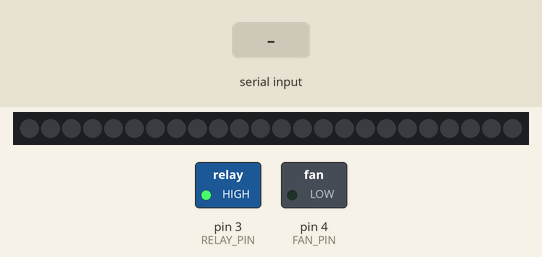
Simulated run of this sketch. Board: Arduino Uno, built with avr-gcc and run on an emulated ATmega328P. On the bench: 24 RGB LEDs in strip order, left to right, switched loads named in the sketch (green lamp = pin HIGH). The test bench sets the inputs (shaded band). Dim RGB values are drawn brighter than linear; colours are those a GRB WS2812 strip shows for the declared byte order.

Above: at 1.2 s.
1.3 s: "L" received over Serial
At 2.0 s:
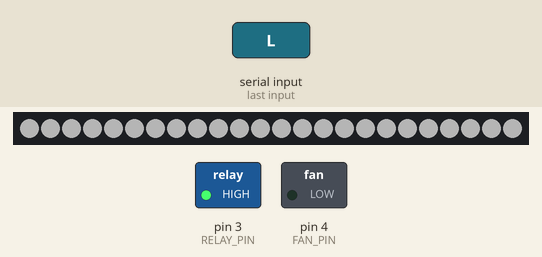
2.8 s: "l" received over Serial
At 3.2 s:
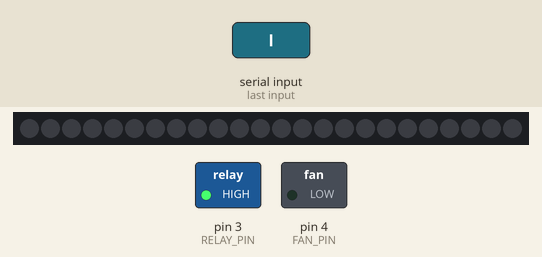
4.3 s: "V" received over Serial
At 5.5 s:
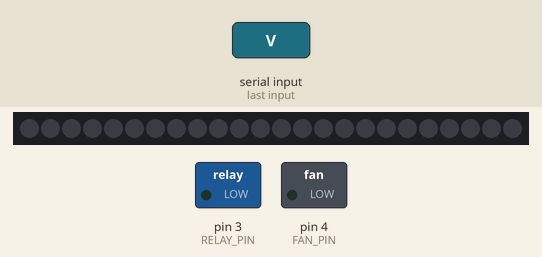
5.8 s: "F" received over Serial
At 6.6 s:
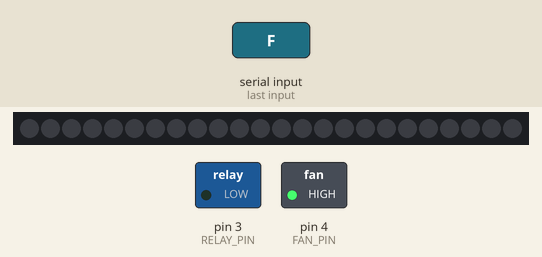
7.3 s: "v" received over Serial
At 7.7 s:
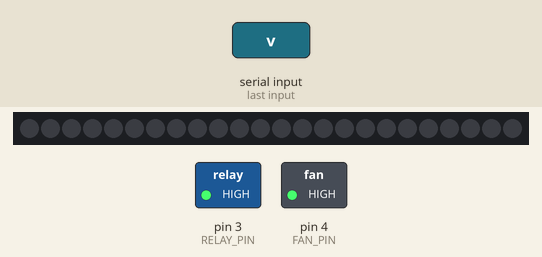
8.8 s: "f" received over Serial
At 10.1 s:
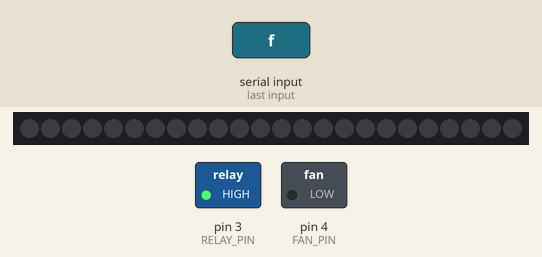
Timing chart, 0 to 11.3 s (numbered marks = the images above; inputs shaded):
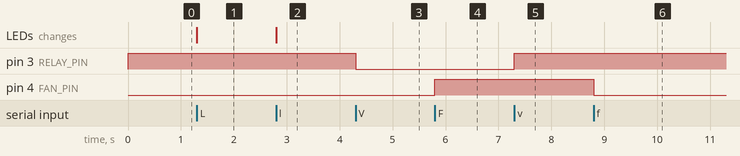

Measured:
- after the input at 1.3 s, the LEDs: change at once (image 1)
- after the input at 2.8 s, the LEDs: change at once (image 2)
- after the input at 4.3 s, pin 3 (RELAY_PIN): HIGH → LOW at once
- after the input at 5.8 s, pin 4 (FAN_PIN): LOW → HIGH at once
- after the input at 7.3 s, pin 3 (RELAY_PIN): LOW → HIGH at once
- after the input at 8.8 s, pin 4 (FAN_PIN): HIGH → LOW at once

The sketch:

python_relay_control.ino
```cpp
//Combined Lights, Fan and Relay Control

#include <FastLED.h>

#define NUM_STRIPS 2
#define NUM_LEDS_PER_STRIP1 24
#define NUM_LEDS_PER_STRIP2 12

unsigned long startTime;
unsigned long LedTime;
CRGB leds[NUM_LEDS_PER_STRIP1];
CLEDController * controllers[NUM_STRIPS];
uint8_t gBrightness = 64;

int incomingByte = 0;
const int RELAY_PIN = 3;
const int FAN_PIN = 4;


void setup() {
  // put your setup code here, to run once:
  Serial.begin(9600);

  pinMode(RELAY_PIN, OUTPUT);
  digitalWrite(RELAY_PIN, HIGH);

  pinMode(FAN_PIN, OUTPUT);
  digitalWrite(FAN_PIN, LOW);

  startTime = millis();
  controllers[0] = &FastLED.addLeds<WS2812,5>(leds, NUM_LEDS_PER_STRIP1);
  //controllers[1] = &FastLED.addLeds<WS2812,5>(leds, NUM_LEDS_PER_STRIP2);

}

void loop() {
  // put your main code here, to run repeatedly:
  /*
  //If 'F' is sent to arduino (initial Fill)
  if(incomingByte == 70 && initial_filled == false){
    initial_fill();
    initial_filled = true;
  }

  //If 'D' is sent to arduino (Daily fill)
  if(incomingByte == 68 && initial_filled == false){
    every_day();
  }

  //If 'L' is sent to arduino (lights on)
  if(incomingByte == 76){
    fill_solid(leds, NUM_LEDS_PER_STRIP1, CRGB::White);
    controllers[0]->showLeds(gBrightness);
  }

  //If 'l' is sent to arduino (lights off)
  if(incomingByte == 108){
    fill_solid(leds, NUM_LEDS_PER_STRIP1, CRGB::Black);
    controllers[0]->showLeds(gBrightness);
  }
  */
  if (Serial.available() > 0) {
    incomingByte = Serial.read();

    //If 'V' is sent to arduino (valves open)
    if(incomingByte == 86){
      digitalWrite(3, LOW);
    }

    //If 'v' is sent to arduino (valves closed)
    if(incomingByte == 118){
      digitalWrite(3, HIGH);
    }

    //If 'L' is sent to arduino (lights on)
    if(incomingByte == 76){
      fill_solid(leds, NUM_LEDS_PER_STRIP1, CRGB::White);
      controllers[0]->showLeds(gBrightness);
    }

    //If 'l' is sent to arduino (lights off)
    if(incomingByte == 108){
      fill_solid(leds, NUM_LEDS_PER_STRIP1, CRGB::Black);
      controllers[0]->showLeds(gBrightness);
    }

    //If 'F' is sent to arduino (fan on)
    if(incomingByte == 70){
      digitalWrite(4, HIGH);
    }

    //If 'f' is sent to arduino (fan off)
    if(incomingByte == 102){
      digitalWrite(4, LOW);
    }
  }

}
```
